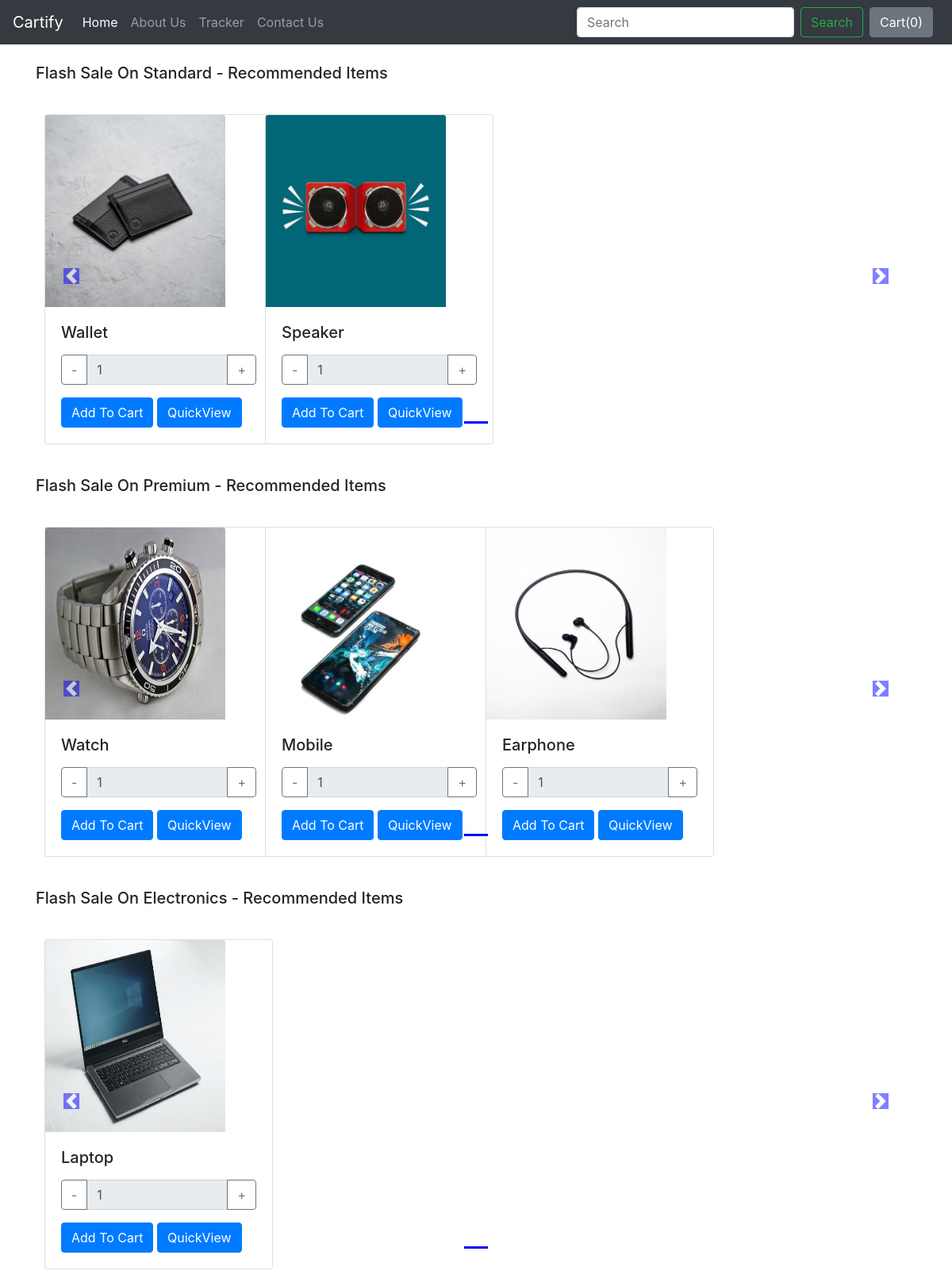
The app's page /shop/ with its own data.
### shop/models.py (models this page shows, shortened)
class Product(models.Model):
    product_id=models.AutoField
    product_name=models.CharField(max_length=50)
    category=models.CharField(max_length=50,default="")
    subcategory=models.CharField(max_length=50,default="")
    price=models.IntegerField(default=0)
    description=models.CharField(max_length=300)
    pub_date=models.DateField()
    image=models.ImageField(upload_to="shop/images",default="")

### shop/views.py (the view)
# urls.py: path("",views.index,name="BlogHome")
def index(request):
    products= Product.objects.all()
    allProds=[]
    catprods= Product.objects.values('category', 'id')
    cats= {item["category"] for item in catprods}
    for cat in cats:
        prod=Product.objects.filter(category=cat)
        n = len(prod)
        nSlides = n // 4 + ceil((n / 4) - (n // 4))
        allProds.append([prod, range(1, nSlides), nSlides])
    params={'allProds':allProds }
    return render(request,"shop/index.html", params)

### shop/templates/shop/index.html (shortened to what this page needs)
{% extends "shop/basic.html" %}
{% block body %}
<head>
</head>
{% load static %}
<div class="container">
  {% for product, range, nSlides in allProds %}
  <h5 class="my-4">Flash Sale On {{product.0.category}} - Recommended Items</h5>
  <div class="row">
    <div id="demo{{forloop.counter}}" class="col carousel slide my-3" data-ride="carousel">
      <ul class="carousel-indicators">
        <li data-target="#demo{{forloop.counter}}" data-slide-to="0" class="active"></li>
      </ul>
      <div class="container carousel-inner no-padding">
        <div class="carousel-item active">
          {% for i in product %}
          <div class="col-xs-3 col-sm-3 col-md-3">
            <div class="card" style="width: 18rem;">
              <img src='/media/{{i.image}}' class="card-img-top" alt="...">
              <div class="card-body">
                <h5 class="card-title">{{i.product_name}}</h5>
                <span id="divpr{{i.id}}" class="divpr">
                  <div class="input-group mb-3">
                    <div class="input-group-prepend">
                      <button class="btn btn-outline-secondary quantity-btn" data-type="minus"
                        data-field="quantity{{i.id}}">-</button>
                    </div>
                    <input type="text" id="quantity{{i.id}}" class="form-control" value="1" readonly>
                    <div class="input-group-append">
                      <button class="btn btn-outline-secondary quantity-btn" data-type="plus"
                        data-field="quantity{{i.id}}">+</button>
                    </div>
                  </div>
                  <button id="pr{{i.id}}" class="btn btn-primary cart">Add To Cart</button>
                </span>
                <a href="/shop/products/{{i.id}}"><button id="qv{{i.id}}"
                    class="btn btn-primary cart">QuickView</button></a>
              </div>
            </div>
          </div>
          {% endfor %}
        </div>
      </div>
    </div>
    <a class="carousel-control-prev" href="#demo{{forloop.counter}}" data-slide="prev">
      <span class="carousel-control-prev-icon"></span>
    </a>
    <a class="carousel-control-next" href="#demo{{forloop.counter}}" data-slide="next">
      <span class="carousel-control-next-icon"></span>
    </a>
  </div>
  {% endfor %}
</div>
{% endblock%}

### shop/templates/shop/basic.html (shortened to what this page needs)
<!doctype html>
<html lang="en">
<head>
    <link rel="stylesheet" href="https://stackpath.bootstrapcdn.com/bootstrap/4.2.1/css/bootstrap.min.css"
>
</head>
<body>
    <nav class="navbar navbar-expand-lg navbar-dark bg-dark">
        <a class="navbar-brand" href="#">Cartify</a>
        <div class="collapse navbar-collapse" id="navbarSupportedContent">
            <ul class="navbar-nav mr-auto">
                <li class="nav-item active">
                    <a class="nav-link" href="/shop">Home <span class="sr-only">(current)</span></a>
                </li>
                <li class="nav-item">
                    <a class="nav-link" href="/shop/about">About Us</a>
                </li>
                <li class="nav-item">
                    <a class="nav-link" href="/shop/tracker">Tracker</a>
                </li>
                <li class="nav-item">
                    <a class="nav-link" href="/shop/contact">Contact Us</a>
                </li>
            </ul>
            <form class="form-inline my-2 my-lg-0">
                <input class="form-control mr-sm-2" type="search" placeholder="Search" aria-label="Search">
                <button class="btn btn-outline-success my-2 my-sm-0" type="submit">Search</button>
            </form>
            <button type="button" class="btn btn-secondary mx-2" id="popcart" data-container="body"
                data-toggle="popover" data-placement="bottom" data-html="true" data-content="Vivamus
                sagittis lacus vel augue laoreet rutrum faucibus.">Cart(<span id="cart">0</span>)
            </button>
        </div>
    </nav>
    {% block body %}
    {% endblock %}
</body>
</html>

### shop/templates/shop/index.html (style rules this page uses)
.col-md-3 { display: inline-block; margin-left: -4px; }
.col-md-3 { width: 100%; height: auto; }
.col-md-3 img { width: 227px; height: 242px; }
body .no-padding { padding-left: 0; padding-right: 0; }
body .carousel-indicators { bottom: 0; }
.carousel-indicators .active { background-color: blue; }
body .carousel-control-prev-icon, body .carousel-control-next-icon { background-color: blue; }
.carousel-control-prev, .carousel-control-next { top: auto; bottom: auto; padding-top: 210px; }

### records on screen
Product: category "Standard", image (picture), product_name "Wallet"
Product: image (picture), product_name "Speaker"
Product: category "Premium", image (picture), product_name "Watch", id "1"
Product: image (picture), product_name "Mobile"
Product: image (picture), product_name "Earphone"
Product: category "Electronics", image (picture), product_name "Laptop"
